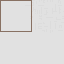

This is a level from a 2D game, rendered from its Tiled map with the project's own tilesets. A one-line summary and the map file follow, with tile-layer data summarised:
An orthogonal 4x4 tile map with 16x16 px tiles, 3 tile layers (backdrop, features, structure), 2 tilesets.

<map version="1.2" tiledversion="1.3.3" orientation="orthogonal" renderorder="right-down" compressionlevel="0" width="4" height="4" tilewidth="16" tileheight="16" infinite="0" backgroundcolor="#e1e1e1" nextlayerid="6" nextobjectid="8">
 <properties>
  <property name="stage" type="int" value="4" />
 </properties>
 <tileset firstgid="1" source="world_tiles.tsx" />
 <tileset firstgid="6" source="backdrop.tsx" />
 <objectgroup id="4" name="nature" />
 <layer id="5" name="backdrop" width="4" height="4">
  <data>[16 cells, 1 non-empty, 1 distinct tile ids]</data>
 </layer>
 <layer id="3" name="features" width="4" height="4">
  <data>[16 cells, 0 non-empty, 0 distinct tile ids]</data>
 </layer>
 <layer id="1" name="structure" width="4" height="4">
  <data>[16 cells, 4 non-empty, 1 distinct tile ids]</data>
 </layer>
</map>
